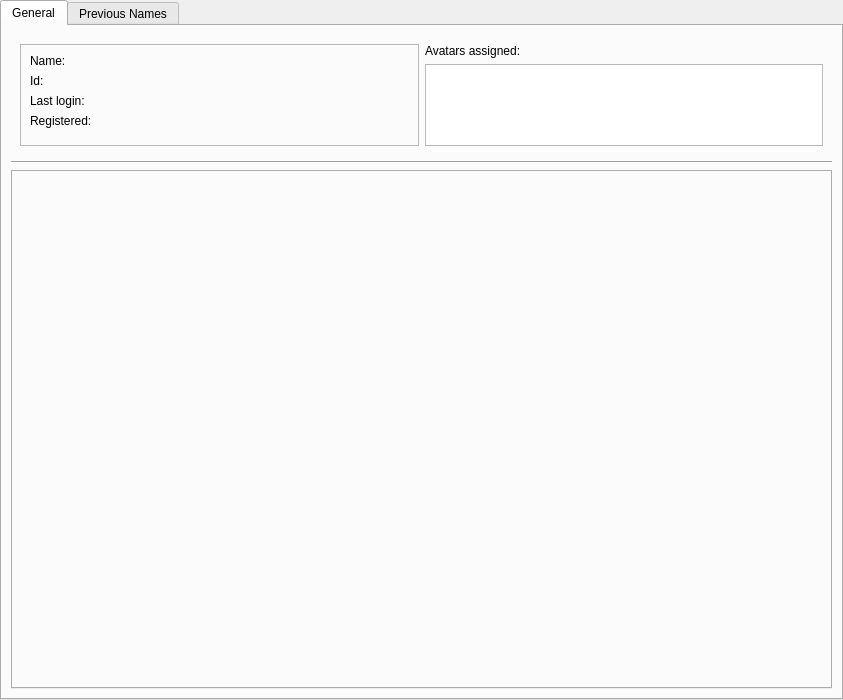
<?xml version="1.0" encoding="UTF-8"?>
<ui version="4.0">
 <class>Dialog</class>
 <widget class="QDialog" name="Dialog">
  <property name="geometry">
   <rect>
    <x>0</x>
    <y>0</y>
    <width>843</width>
    <height>700</height>
   </rect>
  </property>
  <property name="windowTitle">
   <string>Dialog</string>
  </property>
  <layout class="QGridLayout" name="gridLayout_2">
   <property name="leftMargin">
    <number>0</number>
   </property>
   <property name="topMargin">
    <number>0</number>
   </property>
   <property name="rightMargin">
    <number>0</number>
   </property>
   <property name="bottomMargin">
    <number>0</number>
   </property>
   <item row="0" column="0">
    <layout class="QGridLayout" name="gridLayout">
     <item row="0" column="0">
      <widget class="QTabWidget" name="userInfoTab">
       <property name="currentIndex">
        <number>0</number>
       </property>
       <widget class="QWidget" name="tab">
        <property name="sizePolicy">
         <sizepolicy hsizetype="Preferred" vsizetype="Preferred">
          <horstretch>0</horstretch>
          <verstretch>0</verstretch>
         </sizepolicy>
        </property>
        <attribute name="title">
         <string>General</string>
        </attribute>
        <layout class="QGridLayout" name="gridLayout_4">
         <item row="0" column="0">
          <widget class="QFrame" name="frame">
           <property name="sizePolicy">
            <sizepolicy hsizetype="Preferred" vsizetype="Minimum">
             <horstretch>0</horstretch>
             <verstretch>0</verstretch>
            </sizepolicy>
           </property>
           <property name="maximumSize">
            <size>
             <width>16777215</width>
             <height>120</height>
            </size>
           </property>
           <property name="frameShape">
            <enum>QFrame::NoFrame</enum>
           </property>
           <layout class="QGridLayout" name="gridLayout_3">
            <item row="0" column="0">
             <layout class="QHBoxLayout" name="horizontalLayout">
              <property name="topMargin">
               <number>0</number>
              </property>
              <item>
               <widget class="QFrame" name="frame_2">
                <property name="enabled">
                 <bool>true</bool>
                </property>
                <property name="sizePolicy">
                 <sizepolicy hsizetype="Preferred" vsizetype="Minimum">
                  <horstretch>0</horstretch>
                  <verstretch>0</verstretch>
                 </sizepolicy>
                </property>
                <property name="frameShape">
                 <enum>QFrame::StyledPanel</enum>
                </property>
                <property name="frameShadow">
                 <enum>QFrame::Raised</enum>
                </property>
                <layout class="QFormLayout" name="formLayout">
                 <item row="0" column="0">
                  <widget class="QLabel" name="label_1">
                   <property name="text">
                    <string>Name:</string>
                   </property>
                  </widget>
                 </item>
                 <item row="0" column="1">
                  <widget class="QLabel" name="nicknameLabel">
                   <property name="text">
                    <string/>
                   </property>
                   <property name="textInteractionFlags">
                    <set>Qt::LinksAccessibleByMouse|Qt::TextSelectableByMouse</set>
                   </property>
                  </widget>
                 </item>
                 <item row="1" column="0">
                  <widget class="QLabel" name="label_7">
                   <property name="text">
                    <string>Id:</string>
                   </property>
                  </widget>
                 </item>
                 <item row="1" column="1">
                  <widget class="QLabel" name="idLabel">
                   <property name="text">
                    <string/>
                   </property>
                   <property name="textInteractionFlags">
                    <set>Qt::LinksAccessibleByMouse|Qt::TextSelectableByMouse</set>
                   </property>
                  </widget>
                 </item>
                 <item row="2" column="0">
                  <widget class="QLabel" name="label_3">
                   <property name="text">
                    <string>Last login:</string>
                   </property>
                  </widget>
                 </item>
                 <item row="3" column="0">
                  <widget class="QLabel" name="label_5">
                   <property name="text">
                    <string>Registered:</string>
                   </property>
                  </widget>
                 </item>
                 <item row="3" column="1">
                  <widget class="QLabel" name="registeredLabel">
                   <property name="sizePolicy">
                    <sizepolicy hsizetype="Preferred" vsizetype="Preferred">
                     <horstretch>0</horstretch>
                     <verstretch>0</verstretch>
                    </sizepolicy>
                   </property>
                   <property name="text">
                    <string/>
                   </property>
                   <property name="textInteractionFlags">
                    <set>Qt::LinksAccessibleByMouse|Qt::TextSelectableByMouse</set>
                   </property>
                  </widget>
                 </item>
                 <item row="2" column="1">
                  <widget class="QLabel" name="lastLoginLabel">
                   <property name="text">
                    <string/>
                   </property>
                   <property name="textInteractionFlags">
                    <set>Qt::LinksAccessibleByMouse|Qt::TextSelectableByMouse</set>
                   </property>
                  </widget>
                 </item>
                </layout>
               </widget>
              </item>
              <item>
               <layout class="QVBoxLayout" name="verticalLayout">
                <item>
                 <widget class="QLabel" name="label_2">
                  <property name="text">
                   <string>Avatars assigned:</string>
                  </property>
                 </widget>
                </item>
                <item>
                 <widget class="QListWidget" name="avatarList">
                  <property name="sizePolicy">
                   <sizepolicy hsizetype="Preferred" vsizetype="Minimum">
                    <horstretch>0</horstretch>
                    <verstretch>0</verstretch>
                   </sizepolicy>
                  </property>
                  <property name="iconSize">
                   <size>
                    <width>40</width>
                    <height>20</height>
                   </size>
                  </property>
                  <property name="flow">
                   <enum>QListView::TopToBottom</enum>
                  </property>
                 </widget>
                </item>
               </layout>
              </item>
             </layout>
            </item>
           </layout>
          </widget>
         </item>
         <item row="3" column="0">
          <widget class="QTabWidget" name="tabWidget">
           <property name="currentIndex">
            <number>-1</number>
           </property>
          </widget>
         </item>
         <item row="1" column="0">
          <layout class="QHBoxLayout" name="leaguesLayout"/>
         </item>
         <item row="2" column="0">
          <widget class="Line" name="line">
           <property name="orientation">
            <enum>Qt::Horizontal</enum>
           </property>
          </widget>
         </item>
        </layout>
       </widget>
       <widget class="QWidget" name="tab_2">
        <attribute name="title">
         <string>Previous Names</string>
        </attribute>
        <layout class="QGridLayout" name="gridLayout_5">
         <item row="0" column="0">
          <widget class="QTableWidget" name="tableWidget">
           <property name="editTriggers">
            <set>QAbstractItemView::NoEditTriggers</set>
           </property>
           <property name="alternatingRowColors">
            <bool>true</bool>
           </property>
           <property name="selectionBehavior">
            <enum>QAbstractItemView::SelectRows</enum>
           </property>
           <property name="showGrid">
            <bool>false</bool>
           </property>
           <attribute name="horizontalHeaderStretchLastSection">
            <bool>true</bool>
           </attribute>
           <attribute name="verticalHeaderVisible">
            <bool>false</bool>
           </attribute>
           <column>
            <property name="text">
             <string>Name</string>
            </property>
           </column>
           <column>
            <property name="text">
             <string>Used until</string>
            </property>
           </column>
          </widget>
         </item>
        </layout>
       </widget>
      </widget>
     </item>
    </layout>
   </item>
  </layout>
 </widget>
 <resources/>
 <connections/>
</ui>
